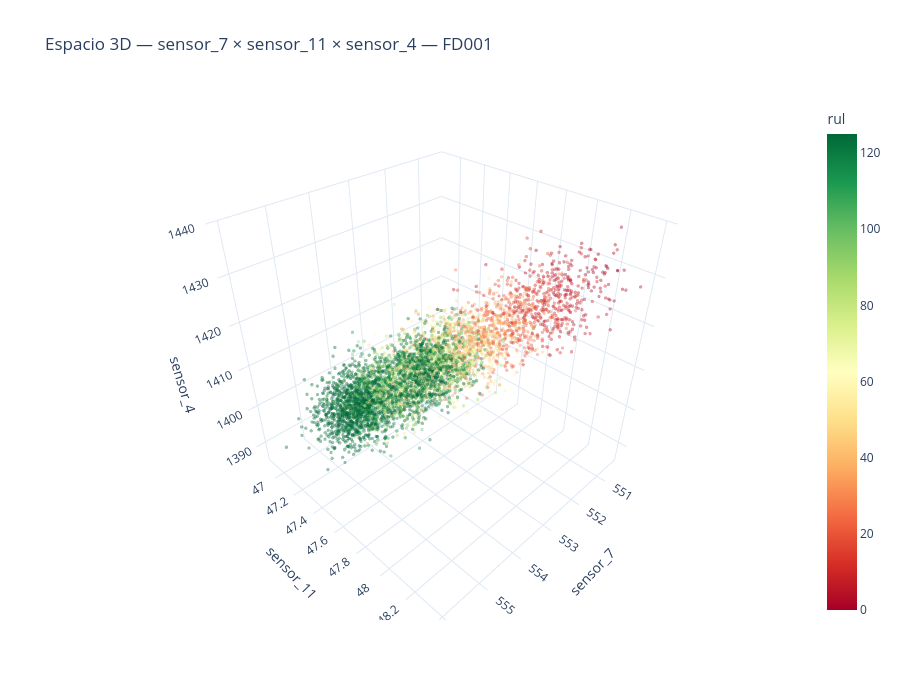

Source (notebook cell):
### Code cell
sample = train[train["unit_id"].isin(train["unit_id"].unique()[:25])]

fig = px.scatter_3d(
    sample,
    x="sensor_7",
    y="sensor_11",
    z="sensor_4",
    color="rul",
    color_continuous_scale="RdYlGn",
    opacity=0.4,
    title="Espacio 3D — sensor_7 × sensor_11 × sensor_4 — FD001",
    height=700,
)
fig.update_traces(marker=dict(size=2))
fig.update_layout(template="plotly_white")
fig.show()

### Figure 1 — Plotly figure (JSON) as saved in the notebook; plotly's stock layout.template omitted (floating-point values rounded to 4 significant figures; data arrays with more than 128 entries replaced by an {"elided": "..."} marker saying what was removed)
{"data": [{"hovertemplate": "sensor_7=%{x}<br>sensor_11=%{y}<br>sensor_4=%{z}<br>rul=%{marker.color}<extra></extra>", "legendgroup": "", "marker": {"color": {"elided": "5110 int values"}, "coloraxis": "coloraxis", "opacity": 0.4, "size": 2, "symbol": "circle"}, "mode": "markers", "name": "", "scene": "scene", "showlegend": false, "type": "scatter3d", "x": {"elided": "5110 float values"}, "y": {"elided": "5110 float values"}, "z": {"elided": "5110 float values"}}], "layout": {"coloraxis": {"colorbar": {"title": {"text": "rul"}}, "colorscale": [[0, "rgb(165,0,38)"], [0.1, "rgb(215,48,39)"], [0.2, "rgb(244,109,67)"], [0.3, "rgb(253,174,97)"], [0.4, "rgb(254,224,139)"], [0.5, "rgb(255,255,191)"], [0.6, "rgb(217,239,139)"], [0.7, "rgb(166,217,106)"], [0.8, "rgb(102,189,99)"], [0.9, "rgb(26,152,80)"], [1, "rgb(0,104,55)"]]}, "height": 700, "legend": {"tracegroupgap": 0}, "scene": {"domain": {"x": [0, 1], "y": [0, 1]}, "xaxis": {"title": {"text": "sensor_7"}}, "yaxis": {"title": {"text": "sensor_11"}}, "zaxis": {"title": {"text": "sensor_4"}}}, "title": {"text": "Espacio 3D — sensor_7 × sensor_11 × sensor_4 — FD001"}}}
